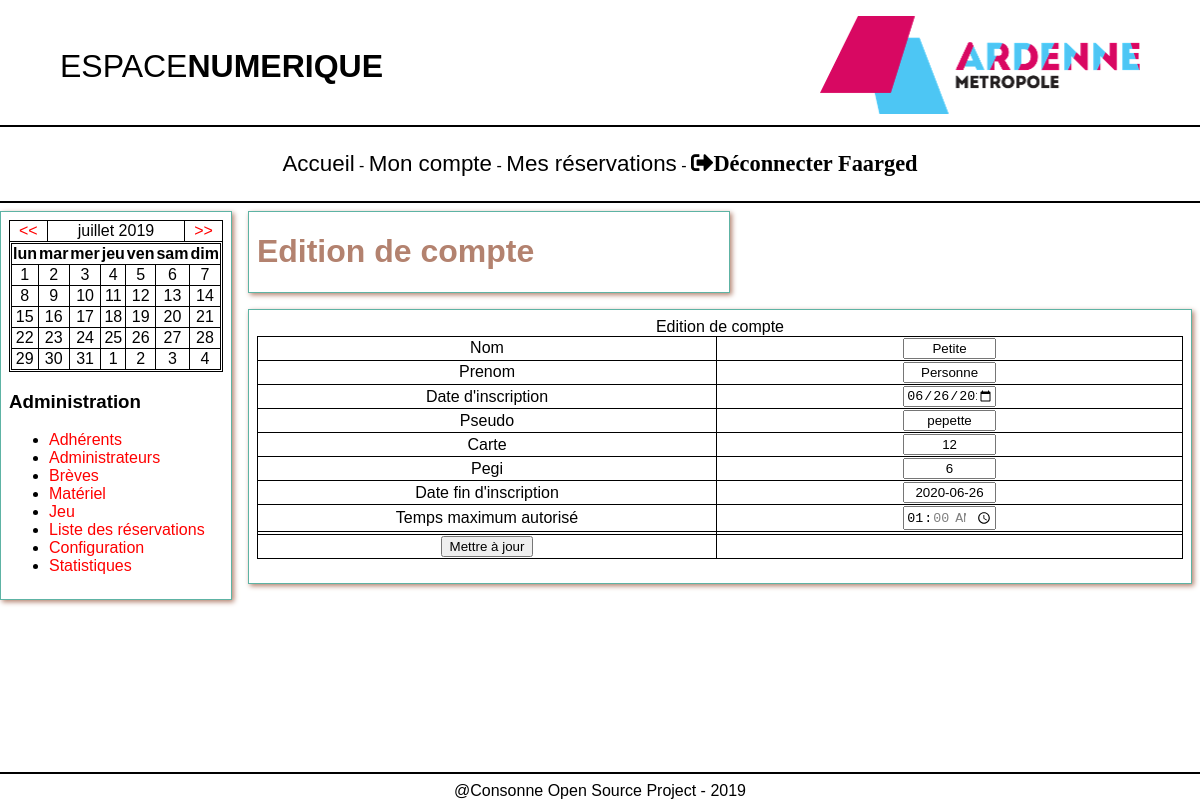
/edit.php?id=2 (signed in), run on the app's committed database.
### tables this page shows
CREATE TABLE `users` (
  `id_user` int(11) NOT NULL,
  `nom` varchar(50) NOT NULL,
  `prenom` varchar(50) NOT NULL,
  `date_naissance` date NOT NULL COMMENT 'format AAAA-JJ-MM',
  `date_inscription` date NOT NULL COMMENT 'format AAAA-JJ-MM',
  `pseudo` varchar(50) NOT NULL,
  `carte` varchar(50) NOT NULL,
  `pass` varchar(250) NOT NULL,
  `pegi` int(50) NOT NULL,
  `statut` varchar(50) NOT NULL,
  `fin_inscription` date NOT NULL COMMENT 'formule date inscription + 365',
  `temps` time DEFAULT NULL
);

### php/crud/edit/requete_edit.php (called while the page is built, shortened)
<?php
$id = $_GET['id'];
$sql = "SELECT * FROM users WHERE id_user=:id";
$query = $bdd->prepare($sql);
$query->execute(array(':id' => $id));
while($row = $query->fetch(PDO::FETCH_ASSOC))
{
	$nom = $row['nom'];
	$prenom = $row['prenom'];
	$date_inscription = $row['date_inscription'];
	$pseudo = $row['pseudo'];
	$carte = $row['carte'];
	$pegi = $row['pegi'];
	$fin_inscription = $row['fin_inscription'];
	$temps = $row['temps'];
}
?>

### edit.php (the view, shortened to what this page needs)
<?php
if ($_SESSION['statut'] == 'administrateur'){
require "php/connex_bdd.php";
require "php/crud/edit/requete_edit.php";
?>
<html>
<head>
	<link rel="stylesheet" href="css/fontawesome-5.9.0/css/all.min.css">
	<link rel="stylesheet" href="css/main.css">
</head>
<body>
	<?php include 'header.php'; ?>
	<div class="corps">
		<?php include 'navadmin.php'; ?>
		<div class="contenu">
			<div class="titre">
				<h1>Edition de compte</h1>
			</div>
			<div class="perso">
				<form name="form1" method="post" action="php/crud/edit/edit.php">
					<table border="0">
						<caption>Edition de compte</caption>
						<tr>
							<td>Nom</td>
							<td><input type="text" name="nom" value="<?php echo $nom;?>"></td>
						</tr>
						<tr>
							<td>Prenom</td>
							<td><input type="text" name="prenom" value="<?php echo $prenom;?>"></td>
						</tr>
						<tr>
							<td>Date d'inscription</td>
							<td><input type="date" name="date_inscription" value="<?php echo $date_inscription;?>"></td>
						</tr>
						<tr>
							<td>Pseudo</td>
							<td><input type="text" name="pseudo" value="<?php echo $pseudo;?>"></td>
						</tr>
						<tr>
							<td>Carte</td>
							<td><input type="text" name="carte" value="<?php echo $carte;?>"></td>
						</tr>
						<tr>
							<td>Pegi</td>
							<td><input type="text" name="pegi" value="<?php echo $pegi;?>"></td>
						</tr>
						<tr>
							<td>Date fin d'inscription</td>
							<td><input type="text" name="fin_inscription" value="<?php echo $fin_inscription;?>"></td>
						</tr>
						<tr>
							<td>Temps maximum autorisé</td>
							<td><input type="time" min="01:00" max="02:00" step="3600" name="temps" value="<?php echo $temps;?>"></td>
						</tr>
						<tr>
							<td> <input type="hidden" name="statut" value="<?php echo $statut; ?>"> </td>
							<td><input type="hidden" name="id" value=<?php echo $_GET['id'];?>></td>
						</tr>
						<tr>
							<td><input type="submit" name="update" value="Mettre à jour"></td>
						</tr>
					</table>
				</form>
			</div>
		</div>
	</div>
	<?php include 'footer.php'; ?>
</body>
</html>
<?php }else{
  header('Location: index.php');
}
?>

### css/main.css (style rules this page uses)
html { margin: 0; padding: 0; box-sizing: border-box; font-family: 'Arial', sans-serif; }
body { background-color: white; margin: 0px; display: flex; flex-direction: column; }
a { text-decoration: none; color: red }
h1 { color: #B3826F; }
html, body { height: 100%; padding: 0; margin: 0; }
.corps { display: flex; flex-flow: row wrap; }
.contenu { padding-left: 1em; padding-right: 0.5em; display: flex; flex: 1; flex-flow: column; }
table, tr, td { border-collapse: collapse; text-align: center; border: solid 1px black; }
form { display:flex; flex-flow: column; justify-content: center; }
input { width: 20%; text-align: center; }
.titre { border: solid 1px #5DB3A4; box-shadow: 2px 2px 5px #B3826F; margin-bottom: 0.5em; padding-left: 0.5em; width: 50%; }
.perso { display: flex; border: solid 1px #5DB3A4; box-shadow: 2px 2px 5px #B3826F; margin-top: 0.5em; padding: 0.5em; }
.perso > form { width: 100%; }

### data on the page
users: nom "Petite", prenom "Personne", date_inscription "06/26/2019", pseudo "pepette", carte "12", pegi "6", fin_inscription "2020-06-26", temps "01:00:00"

### other printed values
$_SESSION['pseudo'] "Faarged"
$texte "<< juillet 2019 >> lun mar mer jeu ven sam dim"
$jour "11"
$jour "1"
$jour "2"
$jour "3"
$jour "4"
